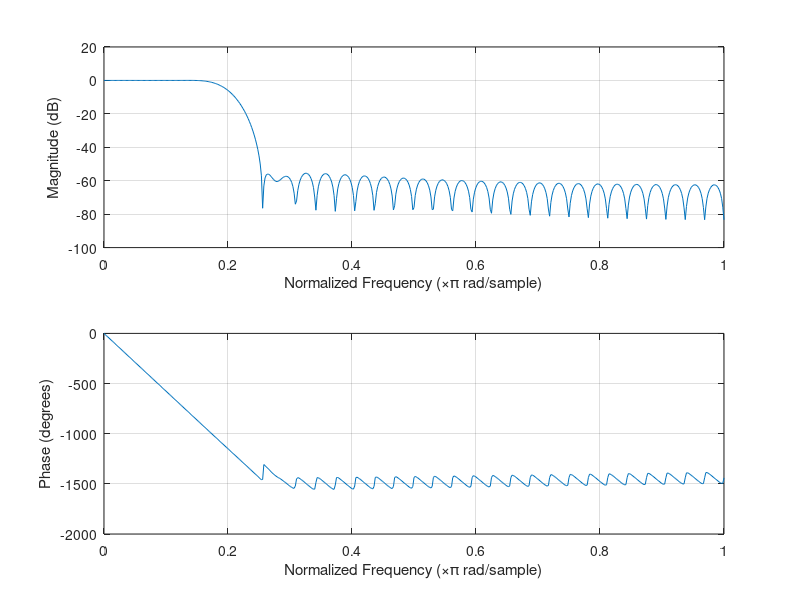

The MATLAB script that drew this image:
clear;
clc;
pkg load signal;

function window = hamming_window(N,a_0=25/46)
  a_1=1-a_0;
  n=0:N-1;
  window = (a_0-a_1*cos((2*pi*n)/N));
end

function window = blackman_window(N, alpha=0)
  if(alpha > 0)
    a_0=(1-alpha)/2;
    a_1=1/2;
    a_2=alpha/2;
  else
    a_0=7938/18608;
    a_1=9240/18608;
    a_2=1430/18608;
  end


  window = (a_0-a_1*cos((2*pi*n)/N)+a_2*cos((4*pi*n)/N));
end

Fs=100;
Ts=1/Fs;
cutoff_f=10;

N=64;
n=0:N-1;
t=n*Ts;
f=n*Fs/N;

output_filter=sinc((cutoff_f*2/Fs)*(n-N/2))*(cutoff_f*2);
#plot(abs(fft(output_filter)))

window=ones(1,N);
window=hamming(N)';
#window=blackman(N)';
output_filter=output_filter.*window;
freqz(output_filter, fs=Fs);
